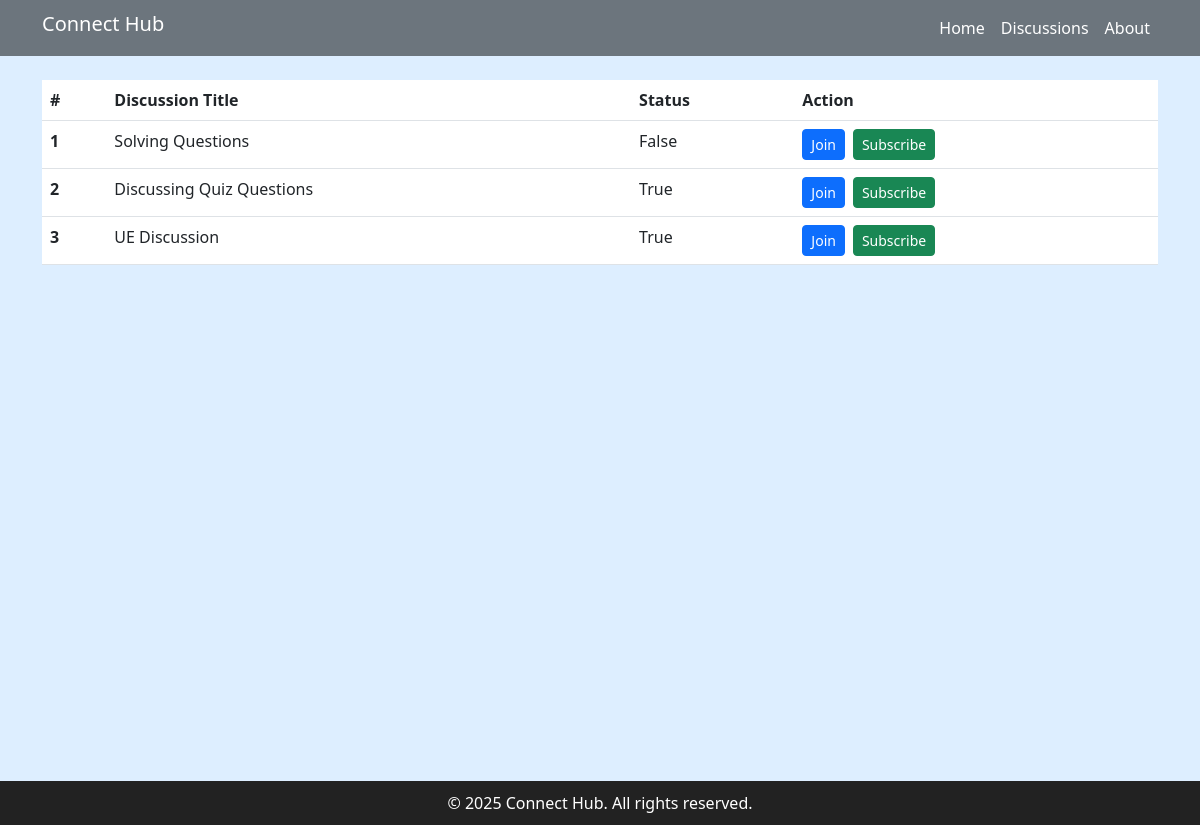
/discussions/CP 422/, run on the app's committed database.
### discussions/models.py (models this page shows, shortened)
class Discussion(models.Model):
    title = models.CharField(max_length=255)
    module = models.ForeignKey(Module, on_delete=models.CASCADE)
    created_at = models.DateTimeField(auto_now_add=True)
    jitsi_meet_url = models.URLField(blank=True, null=True)  # Jitsi meeting link
    is_live = models.BooleanField(default=False)  # Track if discussion is live

### discussions/views.py (the view)
# urls.py: path("discussions/<str:mdl>/", views.list_of_filtered_discussions, name="list_of_filtered_discussions"),
def list_of_filtered_discussions(request,mdl):
    discussions=Discussion.objects.filter(module__name=mdl)
    return render(request,"discussions/discussions.html",{"discussions":discussions})

### templates/discussions/discussions.html (shortened to what this page needs)
{% extends './base.html' %} {% block content %}
<table class="table">
  <thead>
    <tr>
      <th scope="col">#</th>
      <th scope="col">Discussion Title</th>
      <th scope="col">Status</th>
      <th scope="col">Action</th>
    </tr>
  </thead>
  <tbody>
    {% if discussions.count == 0 %}
    <tr>
      <td colspan="4" class="text-center">
        No discussions available at the moment. Feel free to start one!
      </td>
    </tr>
    {% else %} {% for discussion in discussions %}
    <tr>
      <th scope="row">{{ forloop.counter }}</th>
      <td>{{ discussion.title }}</td>
      <td>{{ discussion.is_live }}</td>
      <td>
        <div class="d-flex justify-content-start gap-2">
          <a
            href="#"
            class="btn btn-sm btn-primary text-decoration-none"
            onclick="joinMeeting('{{ discussion.pk }}')"
            >Join</a
          >
          <a href="#" class="btn btn-sm btn-success text-decoration-none"
            >Subscribe</a
          >
        </div>
      </td>
    </tr>
    {% endfor %} {% endif %}
  </tbody>
</table>
<div id="jitsi-container" style="height: 500px"></div>
{% endblock content %}

### templates/discussions/base.html (style rules this page uses)
html, body { height: 100%; display: flex; flex-direction: column; background-color: #ddeeff; }

### data on the page
Discussion: title "Solving Questions", is_live "False"
Discussion: title "Discussing Quiz Questions", is_live "True"
Discussion: title "UE Discussion", is_live "True"
